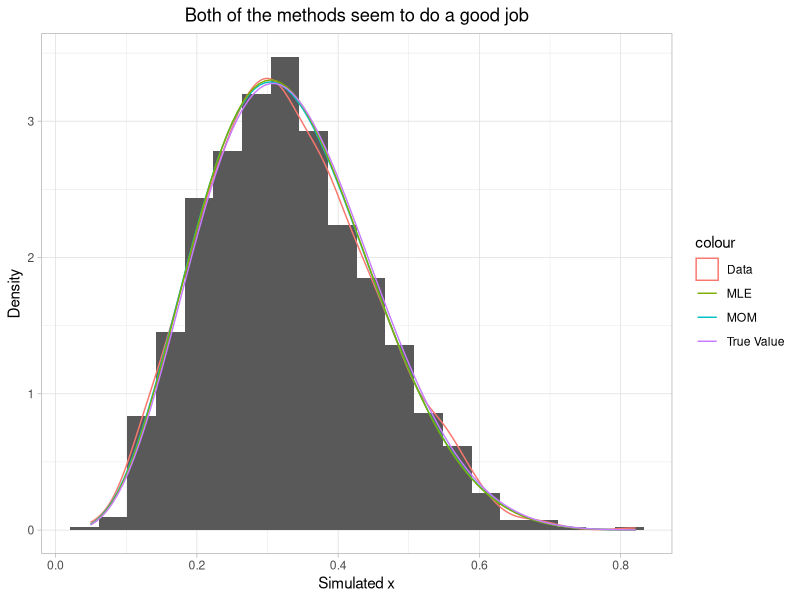

Write the R code that produced this figure.
# HW9: Distribution
#
# In this exercise, you will use a simulated data, estimate the parameters
# and compare the result of method of moments and maximum likelihood estimator.
# We will focus on the beta distribution[https://en.wikipedia.org/wiki/Beta_distribution]
#
# 1. Set your seed to `5206`, and generate 1000 samples from a beta distribution
#    with parameters shape1($\alpha$) = 5, shape2($\beta$) = 10.
#    Save your simulation into `x`.
## Do not modify this line!
set.seed(5206)
x <- rbeta(1000,shape1 = 5, shape2 = 10)


# 2. We want to estimate the parameters from these simulated points.
#    For beta distribution, we have closed form for the method-of-moments estimates of
#    the parameters. You can find the equations through the wikipedia link above (in
#    section Method of moments).
#    Use the closed form to estimate $\alpha$ and $\beta$. Save the estimated $\alpha$
#    into `alpha0` and $\beta$ into `beta0`.
## Do not modify this line!
x_bar <- mean(x)
v_bar <- var(x)
alpha0 <- x_bar*(x_bar*(1-x_bar)/v_bar-1)
beta0 <- (1-x_bar)*(x_bar*(1-x_bar)/v_bar-1)

# 3. Now instead of using the closed form equations, we will try a numerical method.
#    Let's first create a function `mom_beta` that takes an input `par`, a
#    vector of length 2, representing respectively $\alpha$ and $\beta$ in the
#    beta distribution. The function will output a vector of length 2,
#    representing respectively the mean and variance of the beta distribution.
#    You can find formulas on your probability text book or on the website above.
#    Then create a function factory `obj_beta_factory` that takes an input `x`
#    representing the data, and return a function which takes an input `par` as
#    parameter and beta distribution and returns the sum of squared error
#    between the true mean and variance of `x` and the beta distribution
#    specified by `par`.
## Do not modify this line!
mom_beta <- function(par) return(c(par[1]/sum(par),par[1]*par[2]/((sum(par))^2*(sum(par)+1))))

obj_beta_factory <- {
  force(x)
  function(x) function(par) return(sum(c(sum((mean(x)-par[1]/sum(par))^2),sum((var(x)-par[1]*par[2]/((sum(par))^2*(sum(par)+1)))^2))))
}


# 4. Then create a function `par_beta` to estimate the parameters from the data.
#    The function takes an input `x` representing the data, and returns the
#    estimated parameters.
#    To do this, you can use:
#      - `obj_beta_factory()` you just created to create an objective function for
#        optimization for our sampled data `x`.
#      - `optim()` to optimize the objective function
#        - choose startpoint as $\alpha=1$ and $\beta=1$
#      - Then extract and return the optimal parameters
#    Implement your `par_beta` on the simulated data `x` in question #1.
#    Save your estimated parameter $\alpha$ into `alpha1` and $\beta$ into `beta1`.
## Do not modify this line!

par_beta <- function(x) {
  force(x)
  f <- obj_beta_factory(x)
  optim(c(1,1),f)$par
}
alpha1 <- par_beta(x)[1]
beta1 <- par_beta(x)[2]
# 5. After using the method of moments, let's try maximum likelihood estimators.
#    Create a function `nll_beta` to calculate the negative loglikelihood
#    of our data under the parameters. The function will take two inputs `par`
#    as parameters(a vector of length two) and `x` as data. It returns the
#    calculated negative loglikelihood.
#    To do this, you can use:
#      - `dbeta()` to calculate the likelihood
#        - specify `log = TRUE` to calculate the loglikelihood.
#      - `optim()` and `nll_beta()` you just created
#        - choose startpoint as $\alpha=1$ and $\beta=1$
#        - specify `hessian = T`
#        - specify `lower = 0`
#        - specify `method = "L-BFGS-B"`
#      - `solve()` to get the inverse of hessian matrix
#      - `sqrt()` and `diag()` to get the standard error of each variable
#    Save your estimated parameter $\alpha$ into `alpha2` and $\beta$ into `beta2`.
#    Save the estimated lower and upper bound confidence interval into `lower` and
#    `upper` respectively, they should both be vector of length 2.
#    You can use 1.96 for the 0.975 quantile of the standard normal distribution.
## Do not modify this line!
nll_beta <- function(par, x){
  -sum(dbeta(x,par[1],par[2],log = T))
}
op <- optim(c(1,1),nll_beta,x=x,hessian = T,lower = 0,method = "L-BFGS-B")
alpha2 <- op$par[1]
beta2 <- op$par[2]
sd <-sqrt(diag(solve(op$hessian)))
upper <- c(alpha2+1.96*sd[1],beta2+1.96*sd[2])
lower <- c(alpha2-1.96*sd[1],beta2-1.96*sd[2])
# 6. Compare the result of MOM (use `alpha1` and `beta1`) and MLE by ploting the
#    estimated density curves together on the same plot.
#    You should first load `ggplot2` and then add a histogram and the estimated
#    density of the original `x`, then add the two estimated density curves.
#    To do this, you can use:
#      - `as.data.frame()` to tranform `x` into a dataframe.
#      - `ggplot()` to initialize a ggplot object.
#        Set its arguments `data` and `mapping`.
#      - `geom_histogram()` to add a hitogram with density scale.
#        - specify `bins=20`.
#      - `geom_density()` to add the density curve.
#        - specify `color = "Data"`.
#      - `stat_function` to add the three curves for MOM, MLE and True Value.
#        - specify `color = "MOM"`, `color = "MLE"` and `color = "True Value"`
#          for each curve.
#      - `labs()` to format the labels such that:
#        - `title = "Both of the methods seem to do a good job"`.
#        - `x = "Simulated x"`.
#        - `y = "Density"`.
#      - `theme_light()` to change the theme of plots.
#      - `theme()` to change the title and subtitle to the middle of the plot.
#        - Set its argument `plot.title` using `element_text(hjust = 0.5)`.
#    Save your figure into `g1`.
## Do not modify this line!
library(ggplot2)

g1 <-ggplot(as.data.frame(x))+
  geom_histogram(aes(x,y = ..density..), bins = 20)+
  geom_density(aes(x,color="Data"))+
  stat_function(aes(x,color="MOM"),fun = dbeta, args=list(shape1 = alpha0,shape2 = beta0))+
  stat_function(aes(x,color="MLE"), fun = dbeta, args=list(shape1 = alpha2,shape2 = beta2))+
  stat_function(aes(x,color="True Value"), fun = dbeta, args=list(shape1 = 5,shape2 = 10))+
  labs(title = "Both of the methods seem to do a good job",
       x = "Simulated x",
       y = "Density")+
  theme_light()+
  theme(plot.title = element_text(hjust = 0.5))
g1

